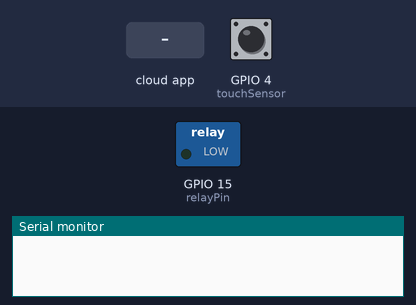
This sketch was run on a simulated ESP8266 (NodeMCU). Shown: switched loads named in the sketch (green lamp = pin HIGH), the last lines printed to the serial monitor. Inputs (shaded band) come from the test bench; at power-on: GPIO 4 (touchSensor) LOW. WiFi joins after 1.5 s; servers stay silent unless stated.

Above: at 2.7 s.
2.8 s: GPIO 4 (touchSensor) driven HIGH
At 5.7 s:
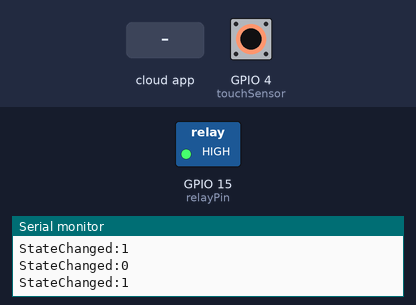
5.8 s: the phone or cloud app sets aC to 1
8.8 s: the phone or cloud app sets aC to 0
11.8 s: GPIO 4 (touchSensor) pulsed LOW 5 times (0.12 s each, 0.3 s apart)
14.8 s: GPIO 4 (touchSensor) driven LOW
At 15.4 s:
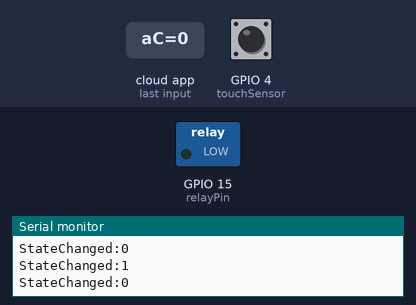
Timing chart, 0 to 17.3 s (numbered marks = the images above; inputs shaded):
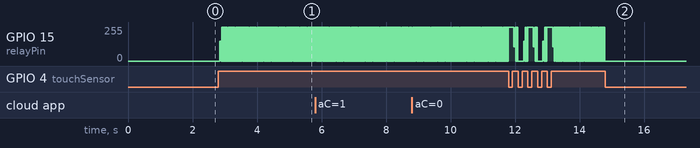

The sketch:

AC_Module_jun16a.ino
```cpp
#include "arduino_secrets.h"
/*
  Sketch generated by the Arduino IoT Cloud Thing "Untitled 2"
  https://create.arduino.cc/cloud/things/a07f0aed-4632-4759-a4c5-b970864cbbab

  Arduino IoT Cloud Variables description

  The following variables are automatically generated and updated when changes are made to the Thing

  CloudSwitch aC;

  Variables which are marked as READ/WRITE in the Cloud Thing will also have functions
  which are called when their values are changed from the Dashboard.
  These functions are generated with the Thing and added at the end of this sketch.
*/
#define touchSensor 4
#define relayPin 15
#include "thingProperties.h"

void setup() {
  // Initialize serial and wait for port to open:
  Serial.begin(9600);
  // This delay gives the chance to wait for a Serial Monitor without blocking if none is found
  delay(1500);
  pinMode(relayPin,OUTPUT);
    pinMode(touchSensor,INPUT);
  // Defined in thingProperties.h
  initProperties();

  // Connect to Arduino IoT Cloud
  ArduinoCloud.begin(ArduinoIoTPreferredConnection);

  /*
     The following function allows you to obtain more information
     related to the state of network and IoT Cloud connection and errors
     the higher number the more granular information you’ll get.
     The default is 0 (only errors).
     Maximum is 4
 */
  setDebugMessageLevel(2);
  ArduinoCloud.printDebugInfo();
}

void loop() {
  ArduinoCloud.update();
  // Your code here
  int touchval = digitalRead(touchSensor);
  if(touchval == 1){
    if(aC == 1){
      aC =0;
      digitalWrite(relayPin,aC);
      digitalWrite(5,aC);
      Serial.print("StateChanged:");
      Serial.println(aC);

    }
    else{
      aC = 1;
      digitalWrite(relayPin,aC);
      digitalWrite(5,aC);
      Serial.print("StateChanged:");
      Serial.println(aC);
    }
  }
  else{
    delay(1);
  }

}


/*
  Since AC is READ_WRITE variable, onACChange() is
  executed every time a new value is received from IoT Cloud.
*/
void onACChange()  {
  // Add your code here to act upon AC change
  digitalWrite(relayPin,aC);
  digitalWrite(5,aC);
  Serial.print("Relay State:");
  Serial.println(aC);
}
```

arduino_secrets.h
```cpp
#define SECRET_DEVICE_KEY ""
#define SECRET_OPTIONAL_PASS ""
#define SECRET_SSID ""
```

thingProperties.h
```cpp
// Code generated by Arduino IoT Cloud, DO NOT EDIT.

#include <ArduinoIoTCloud.h>
#include <Arduino_ConnectionHandler.h>

const char DEVICE_LOGIN_NAME[]  = "fff472f2-0ce6-4822-b7a9-65d0d4b705a2";

const char SSID[]               = SECRET_SSID;    // Network SSID (name)
const char PASS[]               = SECRET_OPTIONAL_PASS;    // Network password (use for WPA, or use as key for WEP)
const char DEVICE_KEY[]  = SECRET_DEVICE_KEY;    // Secret device password

void onACChange();

CloudSwitch aC;

void initProperties(){

  ArduinoCloud.setBoardId(DEVICE_LOGIN_NAME);
  ArduinoCloud.setSecretDeviceKey(DEVICE_KEY);
  ArduinoCloud.addProperty(aC, READWRITE, ON_CHANGE, onACChange);

}

WiFiConnectionHandler ArduinoIoTPreferredConnection(SSID, PASS);
```

Measured:
- after the input at 2.8 s, GPIO 15 (relayPin): 0/255 → 149/255 at once, then repeats every 0.03 s: 0/255 0.02 s, 255/255 0.02 s
- after the input at 14.8 s, GPIO 15 (relayPin): stops changing and stays 0/255
